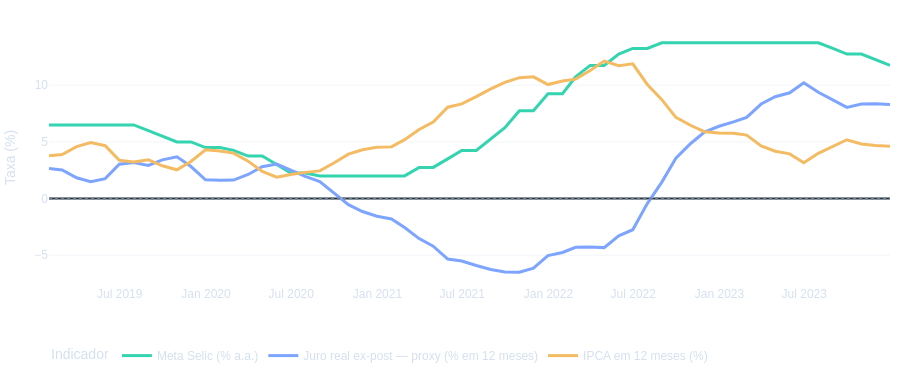

Notebook code for this chart:
### Markdown cell above
## 3. Selic, inflação e juro real ex-post aproximado

A meta Selic no fim do mês é uma taxa anual vigente. O indicador real usa os **12 meses anteriores**, com capitalização diária da meta em ACT/365 e deflação pelo IPCA de 12 meses, pela fórmula de Fisher. O histórico auxiliar da meta começa em dezembro/2017. Como a série 432 é a meta, o indicador é uma **proxy**, não o retorno efetivo da Selic overnight ou de um investimento.

### Code cell
interest_chart(df, ("selic", "juro_real_ex_post", "ipca_12m")).show()
negative = int((df.juro_real_ex_post < 0).sum())
peak = df.loc[df.ipca_12m.idxmax()]
print(f"Juro real proxy negativo em {negative} de {len(df)} meses.")
print(f"Pico do IPCA de 12 meses no recorte: {peak.ipca_12m:.2f}% em {peak.data:%m/%Y}.")
